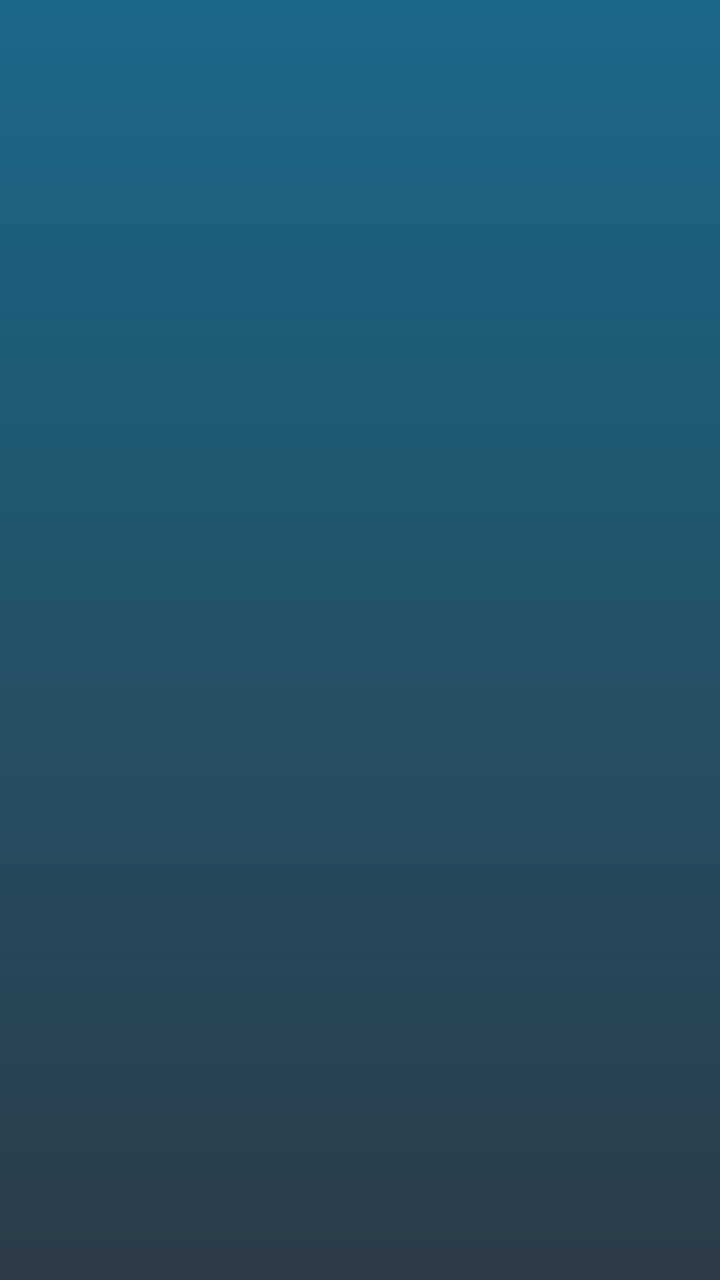
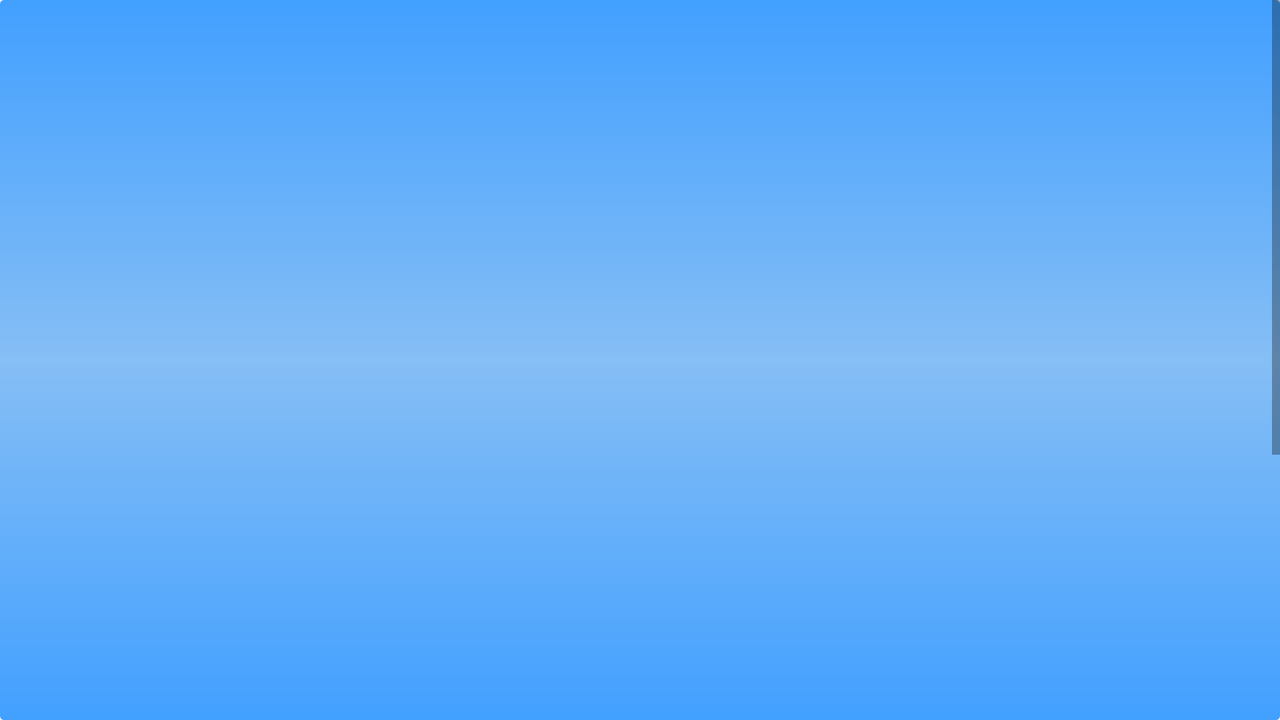

An Android layout and its configuration variant, each rendered on a device that would load it. The default file and the variant file are quoted in full after the pictures.
<!-- AndroidManifest.xml: application theme AppTheme -->
<!-- res/layout/activity_display_images.xml -->
<RelativeLayout xmlns:android="http://schemas.android.com/apk/res/android"
    xmlns:tools="http://schemas.android.com/tools"
    android:layout_width="match_parent"
    android:layout_height="match_parent"
    android:background="@drawable/colorstyle"
    android:padding="5dp"
    tools:context="www.myapp.com.marketing.activities.displayImages">



    <android.support.v7.widget.RecyclerView

        android:id="@+id/recycle_gallary"
        android:layout_width="match_parent"
        android:layout_height="match_parent">

    </android.support.v7.widget.RecyclerView>



</RelativeLayout>
<!-- resources referenced by this layout -->
<resources>
  <!-- drawable colorstyle (drawable) -->
  <?xml version="1.0" encoding="utf-8"?>
  <layer-list xmlns:android="http://schemas.android.com/apk/res/android">
  
  <item android:id="@+id/backgroundcolor">
      <shape >
          <gradient
              android:startColor="#1a6889"
              android:endColor="#2c3c48"
              android:angle="270"
              />
  
      </shape>
  
  
  </item>
  
  
  </layer-list>
  <style name="AppTheme" parent="Theme.AppCompat.Light.NoActionBar">
          
          <item name="colorPrimary">@color/colorPrimary</item>
          <item name="colorPrimaryDark">@color/colorPrimaryDark</item>
          <item name="colorAccent">@color/colorAccent</item>
      </style>
  <color name="colorPrimary">#0288d1</color>
  <color name="colorPrimaryDark">#0288d1</color>
  <color name="colorAccent">#0288d1</color>
</resources>
<!-- res/layout-land/activity_display_images.xml (the repository's variant of the layout above) -->
<!-- drawn on the phone turned sideways -->
<RelativeLayout xmlns:android="http://schemas.android.com/apk/res/android"
    xmlns:tools="http://schemas.android.com/tools"
    android:layout_width="match_parent"
    android:layout_height="match_parent"
    tools:context="www.myapp.com.marketing.activities.displayImages"
    android:background="@drawable/displaybackground"
    >


    <ScrollView
        android:layout_width="match_parent"
        android:layout_height="match_parent">

        <LinearLayout
            android:layout_width="match_parent"
            android:layout_height="wrap_content"
            android:orientation="vertical">

            <GridView
                android:id="@+id/galary"
                android:layout_width="match_parent"
                android:layout_height="570dp"
                android:columnWidth="500dp"
                android:numColumns="2" />
        </LinearLayout>
    </ScrollView>

</RelativeLayout>
<!-- resources referenced by the variant -->
<!-- as the phone turned sideways resolves them -->
<resources>
  <!-- drawable displaybackground (drawable) -->
  <?xml version="1.0" encoding="utf-8"?>
  <layer-list xmlns:android="http://schemas.android.com/apk/res/android">
  
      <item android:id="@+id/backgroundcolor">
          <shape >
              <corners android:radius="2dp"/>
              <gradient
                  android:startColor="#42a0ff"
                  android:centerColor="#86bef5"
                  android:centerY="0.5"
                  android:endColor="#42a0ff"
                  android:angle="270"/>
  
          </shape>
  
  
      </item>
  
  
  </layer-list>
  <style name="AppTheme" parent="Theme.AppCompat.Light.NoActionBar">
          
          <item name="colorPrimary">@color/colorPrimary</item>
          <item name="colorPrimaryDark">@color/colorPrimaryDark</item>
          <item name="colorAccent">@color/colorAccent</item>
      </style>
  <color name="colorPrimary">#0288d1</color>
  <color name="colorPrimaryDark">#0288d1</color>
  <color name="colorAccent">#0288d1</color>
</resources>
